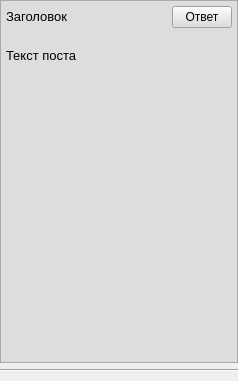
<?xml version="1.0" encoding="UTF-8"?>
<ui version="4.0">
 <class>ThreadPost</class>
 <widget class="QWidget" name="ThreadPost">
  <property name="geometry">
   <rect>
    <x>0</x>
    <y>0</y>
    <width>238</width>
    <height>381</height>
   </rect>
  </property>
  <property name="windowTitle">
   <string>Form</string>
  </property>
  <layout class="QVBoxLayout" name="verticalLayout">
   <property name="spacing">
    <number>6</number>
   </property>
   <property name="leftMargin">
    <number>0</number>
   </property>
   <property name="topMargin">
    <number>0</number>
   </property>
   <property name="rightMargin">
    <number>0</number>
   </property>
   <property name="bottomMargin">
    <number>9</number>
   </property>
   <item>
    <widget class="QFrame" name="frame">
     <property name="styleSheet">
      <string notr="true">background: #DDD;</string>
     </property>
     <property name="frameShape">
      <enum>QFrame::StyledPanel</enum>
     </property>
     <property name="frameShadow">
      <enum>QFrame::Raised</enum>
     </property>
     <layout class="QVBoxLayout" name="verticalLayout_2">
      <property name="spacing">
       <number>0</number>
      </property>
      <property name="leftMargin">
       <number>5</number>
      </property>
      <property name="topMargin">
       <number>5</number>
      </property>
      <property name="rightMargin">
       <number>5</number>
      </property>
      <property name="bottomMargin">
       <number>5</number>
      </property>
      <item>
       <layout class="QHBoxLayout" name="horizontalLayout_2">
        <item>
         <widget class="QLabel" name="threadName">
          <property name="font">
           <font>
            <pointsize>10</pointsize>
           </font>
          </property>
          <property name="text">
           <string>Заголовок</string>
          </property>
          <property name="textFormat">
           <enum>Qt::RichText</enum>
          </property>
          <property name="wordWrap">
           <bool>true</bool>
          </property>
         </widget>
        </item>
        <item>
         <widget class="QPushButton" name="threadOpen">
          <property name="minimumSize">
           <size>
            <width>0</width>
            <height>0</height>
           </size>
          </property>
          <property name="maximumSize">
           <size>
            <width>60</width>
            <height>16777215</height>
           </size>
          </property>
          <property name="text">
           <string>Ответ</string>
          </property>
         </widget>
        </item>
       </layout>
      </item>
      <item>
       <layout class="QHBoxLayout" name="horizontalLayout">
        <item>
         <layout class="QHBoxLayout" name="threadImages"/>
        </item>
        <item>
         <spacer name="horizontalSpacer">
          <property name="orientation">
           <enum>Qt::Horizontal</enum>
          </property>
          <property name="sizeHint" stdset="0">
           <size>
            <width>40</width>
            <height>20</height>
           </size>
          </property>
         </spacer>
        </item>
       </layout>
      </item>
      <item>
       <widget class="QLabel" name="threadText">
        <property name="palette">
         <palette>
          <active>
           <colorrole role="Button">
            <brush brushstyle="SolidPattern">
             <color alpha="255">
              <red>221</red>
              <green>221</green>
              <blue>221</blue>
             </color>
            </brush>
           </colorrole>
           <colorrole role="Base">
            <brush brushstyle="SolidPattern">
             <color alpha="255">
              <red>221</red>
              <green>221</green>
              <blue>221</blue>
             </color>
            </brush>
           </colorrole>
           <colorrole role="Window">
            <brush brushstyle="SolidPattern">
             <color alpha="255">
              <red>221</red>
              <green>221</green>
              <blue>221</blue>
             </color>
            </brush>
           </colorrole>
           <colorrole role="Link">
            <brush brushstyle="SolidPattern">
             <color alpha="255">
              <red>255</red>
              <green>102</green>
              <blue>0</blue>
             </color>
            </brush>
           </colorrole>
           <colorrole role="LinkVisited">
            <brush brushstyle="SolidPattern">
             <color alpha="255">
              <red>255</red>
              <green>102</green>
              <blue>0</blue>
             </color>
            </brush>
           </colorrole>
          </active>
          <inactive>
           <colorrole role="Button">
            <brush brushstyle="SolidPattern">
             <color alpha="255">
              <red>221</red>
              <green>221</green>
              <blue>221</blue>
             </color>
            </brush>
           </colorrole>
           <colorrole role="Base">
            <brush brushstyle="SolidPattern">
             <color alpha="255">
              <red>221</red>
              <green>221</green>
              <blue>221</blue>
             </color>
            </brush>
           </colorrole>
           <colorrole role="Window">
            <brush brushstyle="SolidPattern">
             <color alpha="255">
              <red>221</red>
              <green>221</green>
              <blue>221</blue>
             </color>
            </brush>
           </colorrole>
           <colorrole role="Link">
            <brush brushstyle="SolidPattern">
             <color alpha="255">
              <red>255</red>
              <green>102</green>
              <blue>0</blue>
             </color>
            </brush>
           </colorrole>
           <colorrole role="LinkVisited">
            <brush brushstyle="SolidPattern">
             <color alpha="255">
              <red>255</red>
              <green>102</green>
              <blue>0</blue>
             </color>
            </brush>
           </colorrole>
          </inactive>
          <disabled>
           <colorrole role="Button">
            <brush brushstyle="SolidPattern">
             <color alpha="255">
              <red>221</red>
              <green>221</green>
              <blue>221</blue>
             </color>
            </brush>
           </colorrole>
           <colorrole role="Base">
            <brush brushstyle="SolidPattern">
             <color alpha="255">
              <red>221</red>
              <green>221</green>
              <blue>221</blue>
             </color>
            </brush>
           </colorrole>
           <colorrole role="Window">
            <brush brushstyle="SolidPattern">
             <color alpha="255">
              <red>221</red>
              <green>221</green>
              <blue>221</blue>
             </color>
            </brush>
           </colorrole>
           <colorrole role="Link">
            <brush brushstyle="SolidPattern">
             <color alpha="255">
              <red>255</red>
              <green>102</green>
              <blue>0</blue>
             </color>
            </brush>
           </colorrole>
           <colorrole role="LinkVisited">
            <brush brushstyle="SolidPattern">
             <color alpha="255">
              <red>255</red>
              <green>102</green>
              <blue>0</blue>
             </color>
            </brush>
           </colorrole>
          </disabled>
         </palette>
        </property>
        <property name="font">
         <font>
          <pointsize>10</pointsize>
         </font>
        </property>
        <property name="styleSheet">
         <string notr="true"/>
        </property>
        <property name="text">
         <string>Текст поста</string>
        </property>
        <property name="textFormat">
         <enum>Qt::RichText</enum>
        </property>
        <property name="scaledContents">
         <bool>true</bool>
        </property>
        <property name="wordWrap">
         <bool>true</bool>
        </property>
       </widget>
      </item>
      <item>
       <spacer name="verticalSpacer">
        <property name="orientation">
         <enum>Qt::Vertical</enum>
        </property>
        <property name="sizeHint" stdset="0">
         <size>
          <width>20</width>
          <height>40</height>
         </size>
        </property>
       </spacer>
      </item>
     </layout>
    </widget>
   </item>
   <item>
    <widget class="Line" name="line">
     <property name="orientation">
      <enum>Qt::Horizontal</enum>
     </property>
    </widget>
   </item>
  </layout>
 </widget>
 <resources/>
 <connections/>
</ui>
